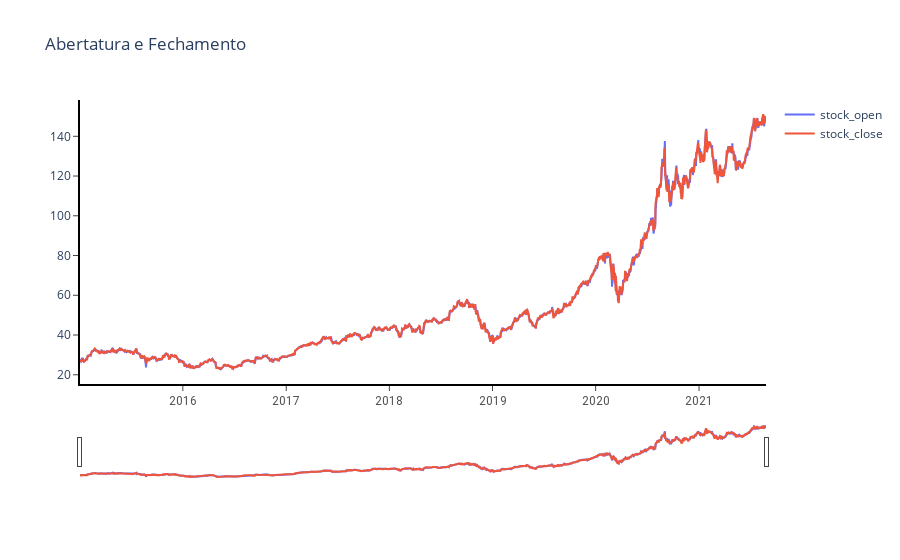

The cell this chart's notebook holds for it:
### Code cell
fig = go.Figure()
fig.add_trace(go.Scatter(
    x=data['Date'], y=data['Open'], name='stock_open'))

fig.add_trace(go.Scatter(
    x=data['Date'], y=data['Close'], name='stock_close'))

fig.layout.update(title_text='Abertatura e Fechamento',
                 xaxis_rangeslider_visible=True)

fig.layout.update(
    xaxis=dict(
            showline=True,
#             showgrid=False,
            showticklabels=True,
            linecolor='rgb(0, 0, 0)',
            linewidth=2,
            ticks='outside',
            tickfont=dict(
                family='Roboto',
                size=12,
                color='rgb(82,82,82)'),
        ),
    yaxis=dict(
            showline=True,
            showgrid=False,
            zeroline=True,
            showticklabels=True,
            ticks='outside',
            linecolor='rgb(0, 0, 0)',
            linewidth=2
        ),
    plot_bgcolor='rgb(255,255,255)',  # plot_bgcolor='white'   
)
fig

### Figure 1 — Plotly figure (JSON) as saved in the notebook; plotly's stock layout.template omitted (floating-point values rounded to 4 significant figures; data arrays with more than 128 entries replaced by an {"elided": "..."} marker saying what was removed)
{"data": [{"name": "stock_open", "type": "scatter", "x": {"elided": "1675 str values"}, "y": {"elided": "1675 float values"}}, {"name": "stock_close", "type": "scatter", "x": {"elided": "1675 str values"}, "y": {"elided": "1675 float values"}}], "layout": {"autosize": true, "plot_bgcolor": "rgb(255,255,255)", "title": {"text": "Abertatura e Fechamento"}, "xaxis": {"autorange": true, "linecolor": "rgb(0, 0, 0)", "linewidth": 2, "range": ["2015-01-02", "2021-08-26"], "rangeslider": {"autorange": true, "range": ["2015-01-02", "2021-08-26"], "visible": true, "yaxis": {"_template": null, "rangemode": "match"}}, "showline": true, "showticklabels": true, "tickfont": {"color": "rgb(82,82,82)", "family": "Roboto", "size": 12}, "ticks": "outside", "type": "date"}, "yaxis": {"autorange": true, "linecolor": "rgb(0, 0, 0)", "linewidth": 2, "range": [15.35, 158.3], "showgrid": false, "showline": true, "showticklabels": true, "ticks": "outside", "type": "linear", "zeroline": true}}}
